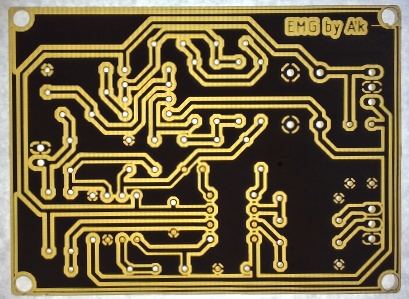
#> input picture test_functions/testpcb.jpg, 409 x 299 px, found by its file name
$ python hole_detection.py
#> lines starting #> are read from the running program, lines starting #| are printed output that depends on the picture; after the words box and inside, x2 and y2 are one past the last pixel; in counts of white or black regions, pixels touching at a corner belong together
import cv2
import numpy as np
import matplotlib.pyplot as plt


def detect_pcb_holes_improved(image_path):
    """
    Function to detect small holes/pads on a PCB image while excluding large corner mounting holes.

    Args:
        image_path (str): Path to the PCB image

    Returns:
        dict: Dictionary containing the original image, processed images, and hole coordinates
    """
#> called with image_path = 'test_functions/testpcb.jpg'
    # Load the image
    img = cv2.imread(image_path)
#> img is the input picture: shape (299, 409, 3); mean B, G, R 67.3, 101, 114.5
    if img is None:
        print(f"Failed to load image: {image_path}")
        return None

    # Get image dimensions
    height, width = img.shape[:2]
#> height = 299; width = 409

    # Convert to RGB for visualization (OpenCV loads as BGR)
    img_rgb = cv2.cvtColor(img, cv2.COLOR_BGR2RGB)

    # Create a copy of the original image for drawing
    img_with_holes = img_rgb.copy()

    # Convert to HSV color space for better gold/copper detection
    hsv = cv2.cvtColor(img, cv2.COLOR_BGR2HSV)
#> hsv: shape (299, 409, 3); mean H, S, V 40.4, 114.5, 115.2

    # Create a mask specifically for gold/copper areas
    # Adjust these ranges based on your specific PCB color
    lower_gold = np.array([15, 40, 100])
    upper_gold = np.array([35, 255, 255])
    gold_mask = cv2.inRange(hsv, lower_gold, upper_gold)
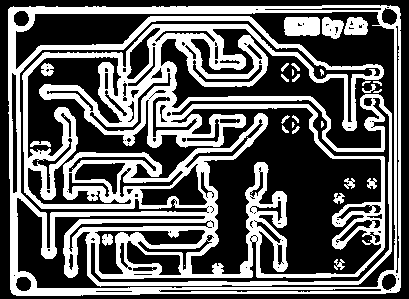
#> gold_mask: shape (299, 409); 38.3% white; 30 white regions (8 under 20 px), largest, box (x1, y1, x2, y2) and area: (8, 5, 401, 296) 44495, (284, 17, 320, 36) 648, (344, 17, 368, 35) 347

    # Apply morphological operations to enhance hole detection
    kernel = np.ones((3, 3), np.uint8)
    gold_mask = cv2.morphologyEx(gold_mask, cv2.MORPH_CLOSE, kernel)
#> gold_mask: shape (299, 409); 42.3% white; 11 white regions (2 under 20 px), largest, box (x1, y1, x2, y2) and area: (8, 5, 401, 296) 49556, (284, 17, 368, 39) 1440, (281, 63, 300, 82) 144

    # Convert to grayscale
    gray = cv2.cvtColor(img, cv2.COLOR_BGR2GRAY)
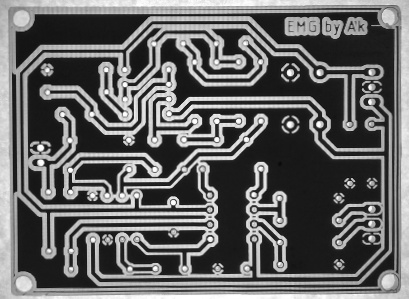
#> gray: shape (299, 409); min 9, max 255, mean 101.2

    # Apply multiple thresholding techniques to catch all possible holes
    # 1. Standard binary threshold for bright areas
    _, binary_bright = cv2.threshold(gray, 180, 255, cv2.THRESH_BINARY)
#> binary_bright: shape (299, 409); 26.8% white; 331 white regions (295 under 20 px), largest, box (x1, y1, x2, y2) and area: (0, 0, 409, 299) 9298, (27, 114, 323, 286) 8789, (43, 62, 382, 159) 4639

    # 2. Adaptive threshold to handle varying lighting
    adaptive_threshold = cv2.adaptiveThreshold(
        gray, 255, cv2.ADAPTIVE_THRESH_GAUSSIAN_C, cv2.THRESH_BINARY, 11, 2
    )
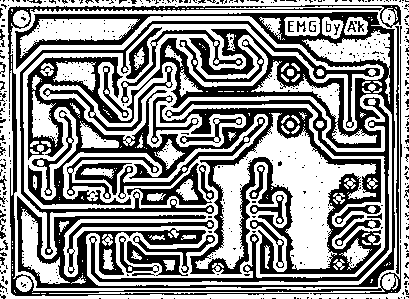
#> adaptive_threshold: shape (299, 409); 55.7% white; 491 black regions (441 under 20 px), largest, box (x1, y1, x2, y2) and area: (15, 12, 395, 288) 30459, (8, 5, 401, 296) 4154, (89, 97, 389, 282) 3396

    # 3. Use gold mask to refine the search areas
    # Find bright spots within gold areas (likely to be holes)
    combined_mask = cv2.bitwise_and(binary_bright, gold_mask)
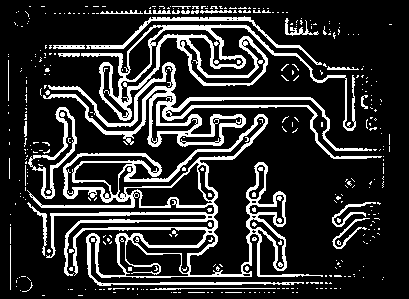
#> combined_mask: shape (299, 409); 18.5% white; 389 white regions (362 under 20 px)

    # Find contours in the binary image
    contours, _ = cv2.findContours(
        combined_mask, cv2.RETR_LIST, cv2.CHAIN_APPROX_SIMPLE
    )
#> contours = 478 contours, 440 with area under 20; largest, box (x1, y1, x2, y2) and area: (27, 114, 323, 286) 14030, (81, 24, 356, 131) 5943, (43, 62, 382, 159) 4312, (118, 235, 189, 277) 1586, (125, 162, 213, 207) 1507

    # Also find contours in the adaptive threshold image
    contours_adaptive, _ = cv2.findContours(
        adaptive_threshold, cv2.RETR_LIST, cv2.CHAIN_APPROX_SIMPLE
    )
#> contours_adaptive = 817 contours, 700 with area under 20; largest, box (x1, y1, x2, y2) and area: (0, 0, 409, 299) 120085, (14, 11, 396, 289) 57394, (195, 113, 376, 270) 9177, (7, 4, 402, 297) 5978, (90, 96, 390, 283) 4296

    # Combine both contour sets
    all_contours = contours + contours_adaptive
#> all_contours = 1295 contours, 1140 with area under 20; largest, box (x1, y1, x2, y2) and area: (0, 0, 409, 299) 120085, (14, 11, 396, 289) 57394, (27, 114, 323, 286) 14030, (195, 113, 376, 270) 9177, (7, 4, 402, 297) 5978

    # Define a corner margin to exclude large corner holes
    corner_margin = min(width, height) // 10
#> corner_margin = 29

    # List to store hole coordinates
    holes = []

    # Create an empty mask to keep track of detected holes
    # This helps prevent duplicate detections
    hole_mask = np.zeros((height, width), dtype=np.uint8)

    # Process each contour to identify holes
    min_area = 5  # Minimum area to be considered a hole
    max_area = 100  # Maximum area for small holes (excludes corner mount holes)
    circularity_threshold = 0.6  # Lower threshold to catch more potential holes

    for contour in all_contours:
        # Calculate contour area
        area = cv2.contourArea(contour)

        # Filter by area to exclude very small noise and large mounting holes
        if min_area < area < max_area:
            # Calculate circularity
            perimeter = cv2.arcLength(contour, True)
            if perimeter > 0:
                circularity = 4 * np.pi * area / (perimeter * perimeter)

                # Filter by circularity to only keep circular shapes
                if circularity > circularity_threshold:
                    # Calculate centroid of the contour
                    M = cv2.moments(contour)
                    if M["m00"] != 0:
                        cx = int(M["m10"] / M["m00"])
                        cy = int(M["m01"] / M["m00"])

                        # Check if this is a corner hole (large mounting hole)
                        is_corner_hole = False

                        # Check if hole is near any corner
                        if (
                            (cx < corner_margin and cy < corner_margin)  # Top-left
                            or (
                                cx < corner_margin and cy > height - corner_margin
                            )  # Bottom-left
                            or (
                                cx > width - corner_margin and cy < corner_margin
                            )  # Top-right
                            or (
                                cx > width - corner_margin
                                and cy > height - corner_margin
                            )
                        ):  # Bottom-right

                            # If it's a larger hole in the corner, skip it
                            if area > 50:  # Typical size for mounting holes
                                is_corner_hole = True

                        # If it's not a corner hole and not already detected
                        if not is_corner_hole and hole_mask[cy, cx] == 0:
                            # Check if we already have a hole very close to this one
                            is_duplicate = False
                            for existing_cx, existing_cy in holes:
                                distance = np.sqrt(
                                    (cx - existing_cx) ** 2 + (cy - existing_cy) ** 2
                                )
                                if (
                                    distance < 10
                                ):  # If closer than 10 pixels, consider it a duplicate
                                    is_duplicate = True
                                    break

                            if not is_duplicate:
                                # Add hole coordinates to our list
                                holes.append((cx, cy))

                                # Mark this area as detected in our mask
                                cv2.circle(hole_mask, (cx, cy), 5, 255, -1)

                                # Draw the hole on our image copy
                                cv2.circle(img_with_holes, (cx, cy), 5, (255, 0, 0), 2)

                                # Add hole number for reference
                                cv2.putText(
                                    img_with_holes,
                                    str(len(holes)),
                                    (cx + 5, cy + 5),
                                    cv2.FONT_HERSHEY_SIMPLEX,
                                    0.4,
                                    (255, 0, 0),
                                    1,
                                )
#> this loop made 1295 passes
#> (area, perimeter, circularity, cx, cy) on pass 73: (20.5, 19.07, 0.708, 246, 274)
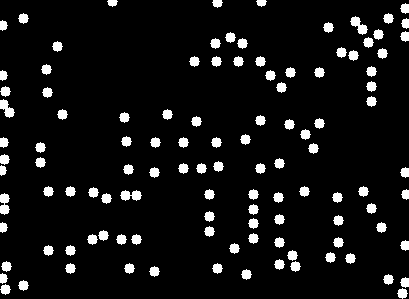
#> hole_mask: shape (299, 409); 7.5% white; 113 white regions, largest, box (x1, y1, x2, y2) and area: (350, 16, 368, 35) 162, (120, 190, 142, 201) 162, (0, 193, 10, 215) 160
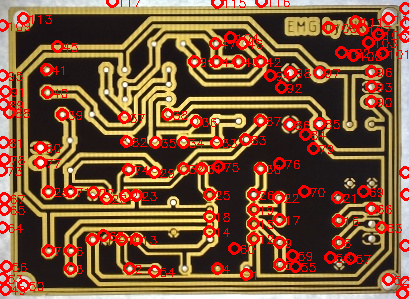
#> img_with_holes: shape (299, 409, 3); mean R, G, B 128, 87, 57.7
#> after the loop, holes = 117 pairs, first value 1 to 406, second value 1 to 293

    # Create a completely blank image to show just the holes
    holes_only = np.zeros_like(img_rgb)
    for i, (cx, cy) in enumerate(holes):
        # Draw the hole as a red circle (similar to the input image marking)
        cv2.circle(holes_only, (cx, cy), 8, (255, 0, 0), 2)
        # Add hole number
        cv2.putText(
            holes_only,
            str(i + 1),
            (cx + 10, cy),
            cv2.FONT_HERSHEY_SIMPLEX,
            0.5,
            (255, 0, 0),
            1,
        )
#> this loop made 117 passes
#> (cx, cy) on passes 1 to 12: (246, 274), (129, 268), (70, 268), (217, 268), (279, 264), (70, 250), (48, 250), (338, 242), (279, 242), (121, 239), (92, 239), (253, 238)
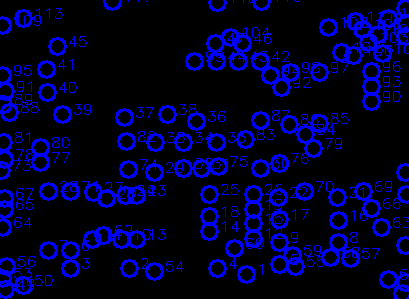
#> holes_only: shape (299, 409, 3); mean of channels 0, 1, 2 42.7, 0, 0; drawn as B, G, R

    # Visualize the results
    plt.figure(figsize=(15, 10))

    plt.subplot(2, 2, 1)
    plt.imshow(img_rgb)
    plt.title("Original PCB Image")
    plt.axis("off")

    plt.subplot(2, 2, 2)
    plt.imshow(combined_mask, cmap="gray")
    plt.title("Combined Mask")
    plt.axis("off")

    plt.subplot(2, 2, 3)
    plt.imshow(img_with_holes)
    plt.title(f"Detected Holes: {len(holes)}")
    plt.axis("off")

    plt.subplot(2, 2, 4)
    plt.imshow(holes_only)
    plt.title("Holes Only (Numbered)")
    plt.axis("off")

    plt.tight_layout()
    plt.show()

    print(
        f"Detected {len(holes)} holes in the PCB image (excluding corner mounting holes)"
    )
#| Detected 117 holes in the PCB image (excluding corner mounting holes)
    print("Hole coordinates (x, y):")
    for i, hole in enumerate(holes):
        print(f"Hole {i+1}: {hole}")
#> this loop made 117 passes
#| Hole 1: (246, 274)
#| Hole 2: (129, 268)
#| Hole 3: (70, 268)
#| Hole 4: (217, 268)
#| Hole 5: (279, 264)
#| Hole 6: (70, 250)
#| Hole 7: (48, 250)
#| Hole 8: (338, 242)
#> (further printed lines are left out)

    return {
        "original": img_rgb,
        "combined_mask": combined_mask,
        "holes_detected": img_with_holes,
        "holes_only": holes_only,
        "hole_coordinates": holes,
        "hole_count": len(holes),
    }


# [188 lines left out: function detect_holes_with_parameters, not called in this run]


# Example usage
if __name__ == "__main__":
    # Replace with your PCB image path
    image_path = "test_functions/testpcb.jpg"

    # Basic improved detection (excludes corner mounting holes)
    results = detect_pcb_holes_improved(image_path)
#> results = 6 items

    # For more fine-tuned control, uncomment and adjust parameters:
    # custom_results = detect_holes_with_parameters(
    #     image_path,
    #     min_area=3,                # Smaller to detect tiny holes
    #     max_area=80,               # Smaller to exclude mounting holes
    #     circularity_threshold=0.5, # Lower to catch less perfect circles
    #     corner_exclusion=True,     # Set to False if you want corner holes
    #     # Custom color range for gold/copper detection if needed:
    #     # color_lower=np.array([10, 30, 100]),
    #     # color_upper=np.array([40, 255, 255])
    # )

    # The coordinates of all detected holes are available in results['hole_coordinates']
    # You can export these coordinates to a file if needed:
    # with open('hole_coordinates.txt', 'w') as f:
    #     for i, (x, y) in enumerate(results['hole_coordinates']):
    #         f.write(f"Hole {i+1}: {x}, {y}\n")
